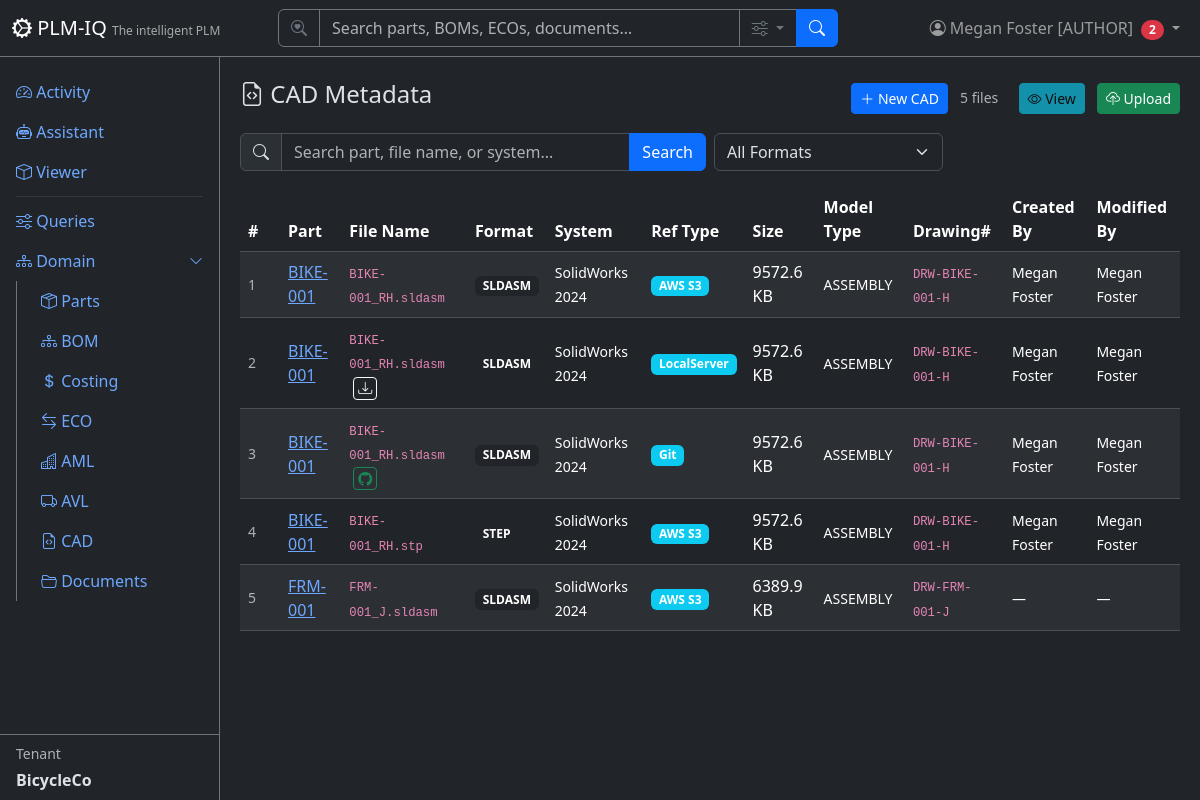
/cad (signed in), run on the app's committed database.
### app/models/tenant_user.py (models this page shows)
class User(Base):
    __tablename__ = "users"
    user_id = Column("user_id", Integer, primary_key=True, autoincrement=True)
    username = Column("username", String, unique=True, nullable=True)
    full_name = Column("full_name", String, nullable=False)
    email = Column("email", String, unique=True, nullable=False)
    email_verified = Column("email_verified", Boolean, nullable=False, default=False)
    password_hash = Column("password_hash", String, nullable=False, default="")
    tenant_id = Column("tenant_id", Integer, ForeignKey("tenants.tenant_id"), nullable=False, default=1)
    tenant_key = Column("tenant_key", String, nullable=False)
    is_active = Column("is_active", Boolean, default=True)
    created_date = Column("created_date", String)
    role = Column("role", String, nullable=False, default="reader")
    node_id = Column("node_id", Integer, ForeignKey("plmiq_node.node_id"))
    node = relationship("GraphNode", foreign_keys=[node_id])
    tenant = relationship("Tenant", back_populates="users")
    favorites = relationship("Favorite", back_populates="user")

class Tenant(Base):
    __tablename__ = "tenants"
    tenant_id = Column("tenant_id", Integer, primary_key=True, autoincrement=True)
    tenant_name = Column("tenant_name", String, unique=True, nullable=False)
    tenant_key = Column("tenant_key", String, unique=True, nullable=False)
    tenant_secret = Column("tenant_secret", String, nullable=False, default="")
    subdomain = Column("subdomain", String, unique=True, nullable=True)
    description = Column("description", String)
    created_date = Column("created_date", String)
    role = Column("role", String, default="reader")
    is_active = Column("is_active", Boolean, default=True)
    git_username = Column("git_username", String, nullable=True)          # per-tenant Gitea user (owner of its repos)
    git_secret_enc = Column("git_secret_enc", String, nullable=True)      # Fernet-encrypted Gitea password/token
    git_cad_repo = Column("git_cad_repo", String, nullable=True)          # tenant's private CAD repo
    git_docs_repo = Column("git_docs_repo", String, nullable=True)        # tenant's private docs repo
    git_provisioned = Column("git_provisioned", Boolean, default=False)   # idempotent provisioning flag
    node_id = Column("node_id", Integer, ForeignKey("plmiq_node.node_id"))
    node = relationship("GraphNode", foreign_keys=[node_id])
    users = relationship("User", back_populates="tenant")
    parts = relationship("Part", back_populates="tenant")
    favorites = relationship("Favorite", back_populates="tenant")

### app/models/cad.py (models this page shows)
class CadMetadata(Base):
    __tablename__ = "cad_metadata"
    id = Column("id", Integer, primary_key=True, autoincrement=True)
    number = Column("number", String, nullable=True)
    part_id = Column("part_id", Integer, ForeignKey("parts.part_id"))
    part_number = Column("part_number", String, nullable=False)
    part_revision = Column("part_revision", String)
    part_name = Column("part_name", String)
    status = Column("status", String)
    cad_file_name = Column("cad_file_name", String, nullable=False)
    cad_file_format = Column("cad_file_format", String, nullable=False)
    cad_system = Column("cad_system", String)
    cad_version = Column("cad_version", String)
    file_reference_type = Column("file_reference_type", String, nullable=False)
    file_reference_url = Column("file_reference_url", String)
    git_repo_path = Column("git_repo_path", String)
    git_commit_sha = Column("git_commit_sha", String)
    git_manifest = Column("git_manifest", String)
    file_size_bytes = Column("file_size_bytes", BigInteger)
    file_checksum = Column("file_checksum", String)
    modeling_author = Column("modeling_author", Integer, ForeignKey("users.user_id"))
    cad_created_date = Column("cad_created_date", String)
    cad_modified_date = Column("cad_modified_date", String)
    drawing_number = Column("drawing_number", String)
    model_type = Column("model_type", String)
    source_type = Column("source_type", String)
    notes = Column("notes", String)
    created_by = Column("created_by", Integer, ForeignKey("users.user_id"))
    modified_by = Column("modified_by", Integer, ForeignKey("users.user_id"))
    created_date = Column("created_date", String)
    modified_date = Column("modified_date", String)
    tenant_id = Column("tenant_id", Integer, ForeignKey("tenants.tenant_id"), nullable=False, default=1)
    tenant_key = Column("tenant_key", String, nullable=False)
    node_id = Column("node_id", Integer, ForeignKey("plmiq_node.node_id"))
    node = relationship("GraphNode")
    part = relationship("Part", back_populates="cad_files")

### app/routers/cad.py (the view)
@router.get("", response_class=HTMLResponse)
def list_cad(
    request: Request,
    q: Optional[str] = Query(None, description="Search"),
    file_format: Optional[str] = Query(None, description="Filter by format"),
    page: int = Query(1, ge=1),
    db: TenantScopedSession = Depends(get_tenant_db),
):
    user = require_user(request, db)
    ctx = auth_context(request, db)
    query = db.query(CadMetadata)
    if q:
        query = query.filter(
            or_(
                CadMetadata.part_number.ilike(f"%{q}%"),
                CadMetadata.cad_file_name.ilike(f"%{q}%"),
                CadMetadata.cad_system.ilike(f"%{q}%"),
            )
        )
    if file_format:
        query = query.filter(CadMetadata.cad_file_format == file_format)
    total = query.count()
    offset = (page - 1) * DEFAULT_PAGE_SIZE
    items = query.order_by(CadMetadata.part_number).offset(offset).limit(DEFAULT_PAGE_SIZE).all()
    return HTMLResponse(content=render(
        "cad/list.html",
        **ctx,
        items=items,
        page=page,
        total=total,
        pages=(total + DEFAULT_PAGE_SIZE - 1) // DEFAULT_PAGE_SIZE,
        q=q or "",
        format_filter=file_format or "",
        formats=["SLDASM", "SLDPRT", "STEP", "STP", "DWG", "DXF", "STL", "3MF", "PDF"],
        ref_types=get_settings(request).FILE_REFERENCE_TYPES,
    ))

### app/templates/cad/list.html (shortened to what this page needs)
{% extends "base.html" %}
{% block content %}
<div class="d-flex justify-content-between align-items-center mb-3">
    <h4><i class="bi bi-file-earmark-code"></i> CAD Metadata</h4>
    <div>
        {% if current_user and current_user.role == 'author' %}
        <a href="/cad/new" class="btn btn-sm btn-primary me-2"><i class="bi bi-plus-lg"></i> New CAD</a>
        {% endif %}
        <span class="text-muted small me-3">{{ total }} files</span>
        <button class="btn btn-sm btn-info me-2" id="viewBtn" onclick="viewSelected()" disabled>
            <i class="bi bi-eye"></i> View
        </button>
        <button class="btn btn-sm btn-success" data-bs-toggle="modal" data-bs-target="#uploadModal">
            <i class="bi bi-cloud-upload"></i> Upload
        </button>
    </div>
</div>
<form method="GET" class="row g-2 mb-3">
    <div class="col-md-6">
        <div class="input-group">
            <span class="input-group-text"><i class="bi bi-search"></i></span>
            <input type="text" name="q" class="form-control" placeholder="Search part, file name, or system..." value="{{ q }}">
            <button class="btn btn-primary" type="submit">Search</button>
        </div>
    </div>
    <div class="col-md-3">
        <select name="file_format" class="form-select" onchange="this.form.submit()">
            <option value="">All Formats</option>
        </select>
    </div>
</form>
<div class="table-responsive">
    <table class="table table-striped table-hover align-middle" id="cadTable">
        <thead class="table-dark">
            <tr>
                <th style="width: 40px;">#</th>
                <th>Part</th>
                <th>File Name</th>
                <th>Format</th>
                <th>System</th>
                <th>Ref Type</th>
                <th>Size</th>
                <th>Model Type</th>
                <th>Drawing#</th>
                <th>Created By</th>
                <th>Modified By</th>
            </tr>
        </thead>
        <tbody>
            {% for item in items %}
            <tr class="cad-row" data-id="{{ item.id }}" data-part="{{ item.part_number }}" role="button" style="cursor:pointer">
                <td class="text-muted small">{{ item.id }}</td>
                <td><a href="/parts/{{ item.part_number }}" onclick="event.stopPropagation()">{{ item.part_number }}</a></td>
                <td>
                    <small><code>{{ item.cad_file_name }}</code></small>
                    {% if item.file_reference_url and item.file_reference_type == 'LocalServer' %}
                    <a href="/cad/{{ item.id }}/download" class="btn btn-sm btn-outline-light ms-1 py-0 px-1" title="Download" onclick="event.stopPropagation()">
                        <i class="bi bi-download"></i>
                    </a>
                    {% elif item.file_reference_type == 'Git' and item.file_reference_url %}
                    <a href="/cad/{{ item.id }}/download" class="btn btn-sm btn-outline-success ms-1 py-0 px-1" title="Download from Gitea" onclick="event.stopPropagation()">
                        <i class="bi bi-github"></i>
                    </a>
                    {% endif %}
                </td>
                <td><span class="badge bg-dark badge-status">{{ item.cad_file_format }}</span></td>
                <td><small>{{ item.cad_system or '-' }}</small></td>
                <td><span class="badge bg-info badge-status">{{ item.file_reference_type }}</span></td>
                <td>{% if item.file_size_bytes %}{{ (item.file_size_bytes / 1024)|round(1) }} KB{% else %}-{% endif %}</td>
                <td><small>{{ item.model_type or '-' }}</small></td>
                <td><small><code>{{ item.drawing_number or '-' }}</code></small></td>
                <td><small>{{ user_map.get(item.created_by, '—') if user_map else (item.created_by or '—') }}</small></td>
                <td><small>{{ user_map.get(item.modified_by, '—') if user_map else (item.modified_by or '—') }}</small></td>
            </tr>
            {% else %}
            <tr><td colspan="11" class="text-center text-muted py-4">No CAD files found.</td></tr>
            {% endfor %}
        </tbody>
    </table>
</div>
{% endblock %}

### app/templates/base.html (shortened to what this page needs)
<!DOCTYPE html>
<html lang="en" data-bs-theme="dark">
<head>
    <link href="https://cdn.jsdelivr.net/npm/bootstrap@5.3.3/dist/css/bootstrap.min.css" rel="stylesheet">
    <link href="https://cdn.jsdelivr.net/npm/bootstrap-icons@1.11.3/font/bootstrap-icons.css" rel="stylesheet">
</head>
<body>
    <nav class="navbar navbar-expand-md navbar-dark bg-dark fixed-top border-bottom border-secondary">
        <div class="container-fluid">
            <a class="navbar-brand" href="/">
                <i class="bi bi-gear-wide-connected"></i> PLM-IQ
                <small class="d-none d-md-inline">The intelligent PLM</small>
            </a>
            <div class="collapse navbar-collapse" id="navMenu">
                {% if current_user %}
                <form class="d-flex mx-auto my-2 my-md-0" role="search" action="/search" method="get" style="width: 100%; max-width: 560px;">
                    <div class="input-group">
                        <span class="input-group-text bg-dark border-secondary text-secondary"><i class="bi bi-search-heart"></i></span>
                        <input type="search" name="q" class="form-control bg-dark text-light border-secondary" placeholder="Search parts, BOMs, ECOs, documents…" aria-label="Search">
                        <button class="btn btn-outline-secondary dropdown-toggle" type="button" data-bs-toggle="dropdown" data-bs-auto-close="outside" title="Search options">
                            <i class="bi bi-sliders"></i>
                        </button>
                        <button class="btn btn-primary" type="submit"><i class="bi bi-search"></i></button>
                    </div>
                </form>
                {% endif %}
                <ul class="navbar-nav ms-auto align-items-center">
                    {% if current_user %}
                    <li class="nav-item dropdown">
                        <a class="nav-link dropdown-toggle position-relative" href="#" role="button" data-bs-toggle="dropdown" aria-label="Profile Menu" title="Profile Menu">
                            <i class="bi bi-person-circle"></i>
                            <span class="d-none d-md-inline">{{ current_user.full_name }} [{{ current_user.role|upper if current_user.role else 'SUPERUSER' }}]</span>
                            {% if unread_count|default(0) > 0 %}<span class="badge bg-danger rounded-pill ms-1">{{ unread_count }}</span>{% endif %}
                        </a>
                    </li>
                    {% else %}
                    <li class="nav-item">
                        <a class="nav-link" href="/login"><i class="bi bi-box-arrow-in-right"></i> Sign In</a>
                    </li>
                    {% endif %}
                </ul>
            </div>
        </div>
    </nav>
    <div class="sidebar bg-dark border-end border-secondary pt-3">
        <ul class="nav nav-pills flex-column flex-grow-1 overflow-auto">
            <li class="nav-item">
                <a class="nav-link" href="/"><i class="bi bi-speedometer2"></i> Activity</a>
            </li>
            <li class="nav-item">
                <a class="nav-link" href="/assistant"><i class="bi bi-robot"></i> Assistant</a>
            </li>
            <li class="nav-item">
                <a class="nav-link" href="/apsviewer"><i class="bi bi-box"></i> Viewer</a>
            </li>
            <li class="nav-item">
                <hr class="nav-divider my-1 mx-3 border-secondary">
            </li>
            <li class="nav-item">
                <a class="nav-link" href="/queries"><i class="bi bi-sliders"></i> Queries</a>
            </li>
            <li class="nav-item">
                <a class="nav-link d-flex justify-content-between align-items-center" data-bs-toggle="collapse" href="#domainSubmenu" role="button" aria-expanded="true">
                    <span><i class="bi bi-diagram-3"></i> Domain</span>
                    <i class="bi bi-chevron-down small"></i>
                </a>
                <div class="collapse show" id="domainSubmenu">
                    <ul class="nav nav-pills flex-column ms-3 border-start border-secondary ps-2">
                        <li class="nav-item">
                            <a class="nav-link" href="/parts"><i class="bi bi-box-seam"></i> Parts</a>
                        </li>
                        <li class="nav-item">
                            <a class="nav-link" href="/bom"><i class="bi bi-diagram-3"></i> BOM</a>
                        </li>
                        <li class="nav-item">
                            <a class="nav-link" href="/costing"><i class="bi bi-currency-dollar"></i> Costing</a>
                        </li>
                        <li class="nav-item">
                            <a class="nav-link" href="/eco"><i class="bi bi-arrow-left-right"></i> ECO</a>
                        </li>
                        <li class="nav-item">
                            <a class="nav-link" href="/aml"><i class="bi bi-buildings"></i> AML</a>
                        </li>
                        <li class="nav-item">
                            <a class="nav-link" href="/avl"><i class="bi bi-truck"></i> AVL</a>
                        </li>
                        <li class="nav-item">
                            <a class="nav-link" href="/cad"><i class="bi bi-file-earmark-code"></i> CAD</a>
                        </li>
                        <li class="nav-item">
                            <a class="nav-link" href="/documents"><i class="bi bi-folder2-open"></i> Documents</a>
                        </li>
                    </ul>
                </div>
            </li>
        </ul>
        {% if current_tenant %}
        <div class="px-3 py-2 border-top border-secondary mt-auto">
            <div class="small text-muted mb-1">Tenant</div>
            <div class="fw-bold">{{ current_tenant.tenant_name }}</div>
        </div>
        {% endif %}
    </div>
    <div class="main-content">
        {% block content %}{% endblock %}
    </div>
</body>
</html>

### app/templates/base.html (style rules this page uses)
body { padding-top: 60px; }
.sidebar { position: fixed; top: 56px; bottom: 0; left: 0; width: 220px; overflow-y: auto; display: flex; flex-direction: column; }
.main-content { margin-left: 220px; padding: 20px; }
.navbar-brand small { font-size: 0.75rem; opacity: 0.6; }
.badge-status { font-size: 0.75rem; }

### data on the page
User: full_name "Megan Foster", role "AUTHOR"
Tenant: tenant_name "BicycleCo"
CadMetadata: id "1", part_number "BIKE-001", cad_file_name "BIKE-001_RH.sldasm", cad_file_format "SLDASM", cad_system "SolidWorks 2024", file_reference_type "AWS S3", (item.file_size_bytes/1024)|round(1) "9572.6", model_type "ASSEMBLY", drawing_number "DRW-BIKE-001-H", get "Megan Foster"
CadMetadata: id "2", part_number "BIKE-001", cad_file_name "BIKE-001_RH.sldasm", cad_file_format "SLDASM", cad_system "SolidWorks 2024", file_reference_type "LocalServer", (item.file_size_bytes/1024)|round(1) "9572.6", model_type "ASSEMBLY", drawing_number "DRW-BIKE-001-H", get "Megan Foster"
CadMetadata: id "3", part_number "BIKE-001", cad_file_name "BIKE-001_RH.sldasm", cad_file_format "SLDASM", cad_system "SolidWorks 2024", file_reference_type "Git", (item.file_size_bytes/1024)|round(1) "9572.6", model_type "ASSEMBLY", drawing_number "DRW-BIKE-001-H", get "Megan Foster"
CadMetadata: id "4", part_number "BIKE-001", cad_file_name "BIKE-001_RH.stp", cad_file_format "STEP", cad_system "SolidWorks 2024", file_reference_type "AWS S3", (item.file_size_bytes/1024)|round(1) "9572.6", model_type "ASSEMBLY", drawing_number "DRW-BIKE-001-H", get "Megan Foster"
CadMetadata: id "5", part_number "FRM-001", cad_file_name "FRM-001_J.sldasm", cad_file_format "SLDASM", cad_system "SolidWorks 2024", file_reference_type "AWS S3", (item.file_size_bytes/1024)|round(1) "6389.9", model_type "ASSEMBLY", drawing_number "DRW-FRM-001-J", get "—"

### other printed values
{{ unread_count }} "2"
{{ total }} "5"
